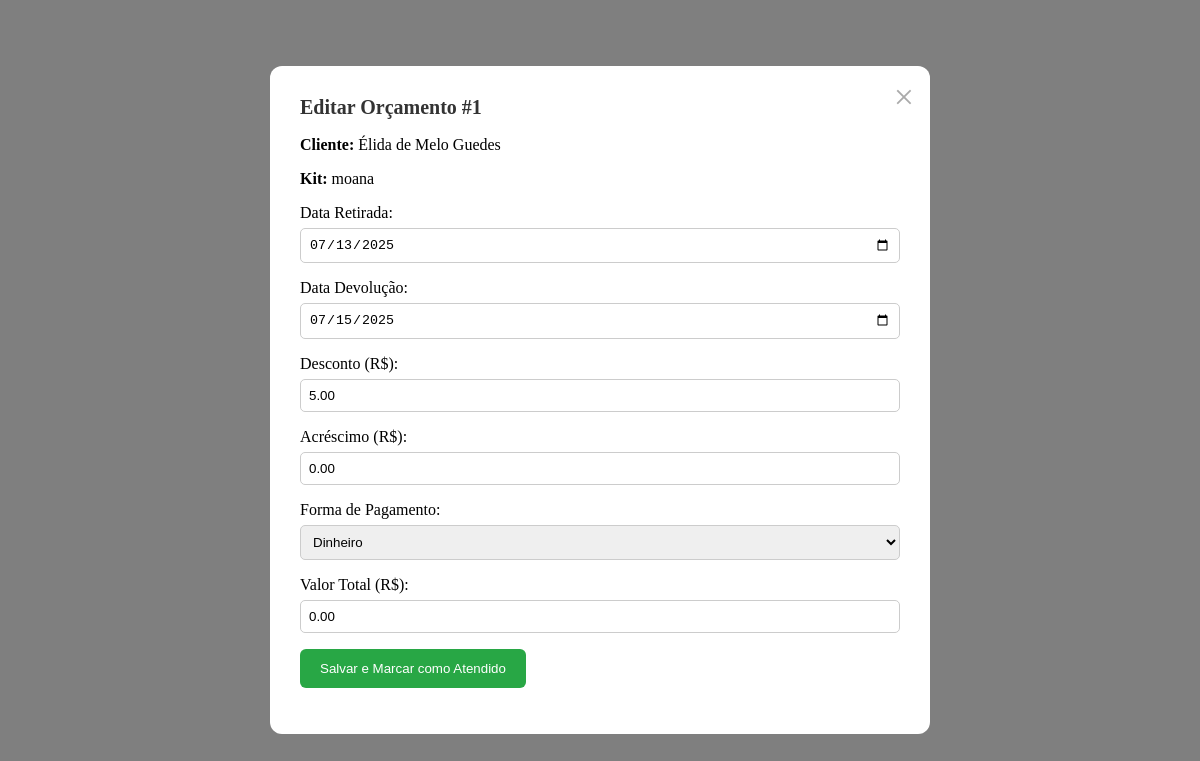
Screenshot of /site_completo/caixa_editar_orcamento.php?id=1 with the database file from the repository.
### tables this page shows
CREATE TABLE `alugueis` (
  `id` int(11) NOT NULL,
  `cliente_id` int(11) NOT NULL,
  `kit_id` int(11) NOT NULL,
  `data_retirada` date NOT NULL,
  `data_devolucao` date NOT NULL,
  `forma_pagamento_id` int(11) NOT NULL,
  `desconto` decimal(10,2) DEFAULT 0.00,
  `acrescimo` decimal(10,2) DEFAULT 0.00,
  `data_aluguel` datetime DEFAULT current_timestamp(),
  `valor_total` decimal(10,2) DEFAULT 0.00,
  `atendido` tinyint(1) DEFAULT 0
);

CREATE TABLE `clientes` (
  `id` int(11) NOT NULL,
  `nome` varchar(100) NOT NULL,
  `cpf` varchar(11) NOT NULL,
  `email` varchar(100) NOT NULL,
  `login` varchar(50) NOT NULL,
  `senha` varchar(255) NOT NULL,
  `status` enum('ativo','inativo') DEFAULT 'ativo',
  `endereco` varchar(255) NOT NULL,
  `data_nascimento` date NOT NULL,
  `contato` varchar(20) NOT NULL
);

CREATE TABLE `kits` (
  `id` int(11) NOT NULL,
  `nome` varchar(100) NOT NULL,
  `valor` decimal(10,2) NOT NULL,
  `componentes` text NOT NULL,
  `observacoes` text NOT NULL,
  `imagem` varchar(255) NOT NULL,
  `status` enum('ativo','inativo') DEFAULT 'ativo',
  `categoria` varchar(50) NOT NULL
);

### site_completo/caixa_editar_orcamento.php (the view, shortened to what this page needs)
<?php
include 'conexao.php';
$id = $_GET['id'] ?? null;
$stmt = $conn->prepare("SELECT a.*, c.nome AS cliente_nome, k.nome AS kit_nome, k.valor
                        FROM alugueis a
                        JOIN clientes c ON a.cliente_id = c.id
                        JOIN kits k ON a.kit_id = k.id
                        WHERE a.id = ?");
$stmt->bind_param("i", $id);
$stmt->execute();
$result = $stmt->get_result();
$orcamento = $result->fetch_assoc();
?>
<div class="modal-overlay" id="modalEditar">
    <div class="modal">
        <span class="close-btn" onclick="window.location.href='caixa_orcamentos_pendentes.php'">&times;</span>
        <h2>Editar Orçamento #<?= $orcamento['id'] ?></h2>
        <form action="caixa_salvar_orcamento.php" method="POST">
            <p><strong>Cliente:</strong> <?= htmlspecialchars($orcamento['cliente_nome']) ?></p>
            <p><strong>Kit:</strong> <?= htmlspecialchars($orcamento['kit_nome']) ?></p>
            <label>Data Retirada:</label>
            <input type="date" name="data_retirada" id="data_retirada" value="<?= $orcamento['data_retirada'] ?>" onchange="calcularValor()" required>
            <label>Data Devolução:</label>
            <input type="date" name="data_devolucao" id="data_devolucao" value="<?= $orcamento['data_devolucao'] ?>" onchange="calcularValor()" required>
            <label>Desconto (R$):</label>
            <input type="number" step="0.01" name="desconto" id="desconto" value="<?= $orcamento['desconto'] ?>" oninput="calcularValor()">
            <label>Acréscimo (R$):</label>
            <input type="number" step="0.01" name="acrescimo" id="acrescimo" value="<?= $orcamento['acrescimo'] ?>" oninput="calcularValor()">
            <label>Forma de Pagamento:</label>
            <select name="forma_pagamento_id" required>
                <?php
                $formas = $conn->query("SELECT id, nome FROM formas_pagamento");
                while ($f = $formas->fetch_assoc()) {
                    $sel = ($f['id'] == $orcamento['forma_pagamento_id']) ? 'selected' : '';
                    echo "<option value='{$f['id']}' $sel>" . htmlspecialchars($f['nome']) . "</option>";
                }
                ?>
            </select>
            <label>Valor Total (R$):</label>
            <input type="number" step="0.01" name="valor_total" id="valor_total" value="<?= $orcamento['valor_total'] ?>" readonly>
            <button type="submit">Salvar e Marcar como Atendido</button>
        </form>
    </div>
</div>

### site_completo/caixa_editar_orcamento.php (style rules this page uses)
.modal-overlay { position: fixed; top: 0; left: 0; width: 100%; height: 100%; background: rgba(0,0,0,0.5); z-index: 10; display: flex; justify-content: center; align-items: center; }
.modal { background: white; padding: 30px; border-radius: 12px; width: 600px; max-width: 90%; position: relative; }
.modal h2 { margin-top: 0; font-size: 20px; color: #333; }
.modal input, .modal select { width: 100%; padding: 8px; margin-top: 6px; margin-bottom: 16px; border-radius: 5px; border: 1px solid #ccc; }
.modal button { background-color: #28a745; color: white; border: none; padding: 12px 20px; border-radius: 6px; cursor: pointer; }
.close-btn { position: absolute; top: 10px; right: 16px; font-size: 36px; color: #aaa; cursor: pointer; user-select: none; }

### rows the page displays
alugueis: id "1", cliente.nome "Élida de Melo Guedes", kit.nome "moana", data_retirada "07/13/2025", data_devolucao "07/15/2025", desconto "5.00", acrescimo "0.00", valor_total "0.00"

### other values shown
form field forma_pagamento_id "Dinheiro"
